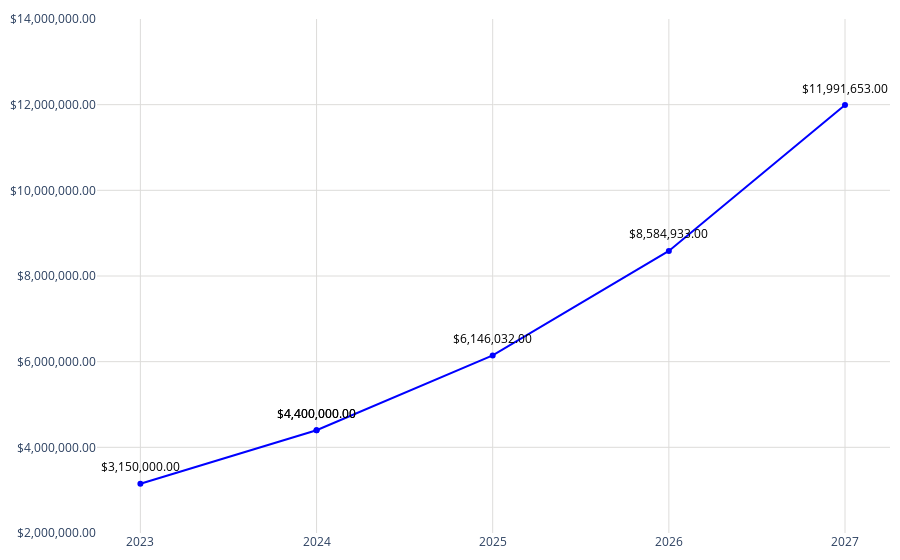

Write notebook code for a chart like this one.
### Code cell
# Datos
año = df_concatenado['año']
promedio = df_concatenado['promedio']

fig = go.Figure()
fig.add_trace(go.Scatter(
    x=año,
    y=promedio,
    mode='markers+lines',
    marker=dict(color='blue'),
))
# Agregar anotaciones para mostrar los valores encima de los puntos
for a, p in zip(año, promedio):
    fig.add_annotation(
        x=a,
        y=p,
        text=f"${p:,.2f}",  # Formatear el valor del promedio como moneda
        showarrow=False,
        font=dict(color='black', size=12),
        xshift=0,
        yshift=17,
        textangle=0
    )
# Actualizar diseño
fig.update_layout(
    #title='Precio Media Anual',
    yaxis=dict(
        range=[2000000, 14000000],  # Establecer el rango del eje y
        tickvals=[2000000, 4000000, 6000000, 8000000, 10000000, 12000000, 14000000],  # Definir los valores de las marcas en el eje y
        ticktext=['$2,000,000.00','$4,000,000.00', '$6,000,000.00','$8,000,000.00','$10,000,000.00','$12,000,000.00','$14,000,000.00',],  # Definir el texto de las marcas en el eje y
        gridcolor='#dddcda',   # Color de las líneas de la cuadrícula
        gridwidth=1  # Ancho de las líneas de la cuadrícula
    ),margin=dict(l=10, r=10, t=10, b=10),  # Ajusta los márgenes (left, right, top, bottom)        
    xaxis=dict(
        gridcolor='#dddcda', 
        tickmode='array',
        tickvals=año,
        ticktext=año
    ),
    plot_bgcolor='rgba(0,0,0,0)'
)
# Exportar gráfica como archivo HTML
def guardar_grafico_como_html(fig, nombre_archivo, carpeta='assets/graficas'):
    # Crear la carpeta si no existe
    if not os.path.exists(carpeta):
        os.makedirs(carpeta)
    # Exportar la gráfica a un archivo HTML
    fig_html = fig.to_html()
    with open(os.path.join(carpeta, nombre_archivo + '.html'), 'w') as archivo:
        archivo.write(fig_html)
guardar_grafico_como_html(fig, 'g_scatt_precio_medianual', carpeta='assets/graficas')
fig.show()

### Figure 1 — Plotly figure (JSON) as saved in the notebook; plotly's stock layout.template omitted (floating-point values rounded to 4 significant figures)
{"data": [{"marker": {"color": "blue"}, "mode": "markers+lines", "type": "scatter", "x": [2023, 2024, 2024, 2025, 2026, 2027], "y": [3150000, 4400000, 4400000, 6146032, 8584933, 11991653]}], "layout": {"annotations": [{"font": {"color": "black", "size": 12}, "showarrow": false, "text": "$3,150,000.00", "textangle": 0, "x": 2023, "xshift": 0, "y": 3150000, "yshift": 17}, {"font": {"color": "black", "size": 12}, "showarrow": false, "text": "$4,400,000.00", "textangle": 0, "x": 2024, "xshift": 0, "y": 4400000, "yshift": 17}, {"font": {"color": "black", "size": 12}, "showarrow": false, "text": "$4,400,000.00", "textangle": 0, "x": 2024, "xshift": 0, "y": 4400000, "yshift": 17}, {"font": {"color": "black", "size": 12}, "showarrow": false, "text": "$6,146,032.00", "textangle": 0, "x": 2025, "xshift": 0, "y": 6146032, "yshift": 17}, {"font": {"color": "black", "size": 12}, "showarrow": false, "text": "$8,584,933.00", "textangle": 0, "x": 2026, "xshift": 0, "y": 8584933, "yshift": 17}, {"font": {"color": "black", "size": 12}, "showarrow": false, "text": "$11,991,653.00", "textangle": 0, "x": 2027, "xshift": 0, "y": 11991653, "yshift": 17}], "margin": {"b": 10, "l": 10, "r": 10, "t": 10}, "plot_bgcolor": "rgba(0,0,0,0)", "xaxis": {"gridcolor": "#dddcda", "tickmode": "array", "ticktext": [2023, 2024, 2024, 2025, 2026, 2027], "tickvals": [2023, 2024, 2024, 2025, 2026, 2027]}, "yaxis": {"gridcolor": "#dddcda", "gridwidth": 1, "range": [2000000, 14000000], "ticktext": ["$2,000,000.00", "$4,000,000.00", "$6,000,000.00", "$8,000,000.00", "$10,000,000.00", "$12,000,000.00", "$14,000,000.00"], "tickvals": [2000000, 4000000, 6000000, 8000000, 10000000, 12000000, 14000000]}}}
